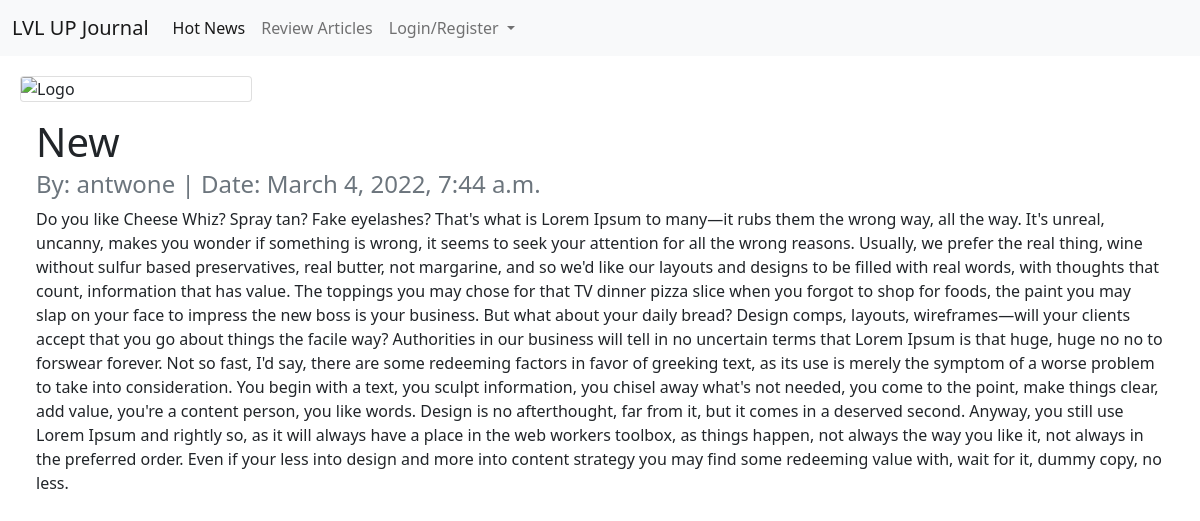
/articles/1/, run on the app's committed database.
### articles/models.py (models this page shows, shortened)
class Article(models.Model):
    title = models.CharField(max_length=256)
    body = models.TextField()
    author = models.ForeignKey(
        get_user_model(),
        on_delete=models.CASCADE
    )
    created_on = models.DateTimeField(auto_now_add=True)

### accounts/models.py (models this page shows)
class CustomUser(AbstractUser):
    department = models.CharField(max_length=512, null=True, blank=True)
    role = models.CharField(max_length=256, null=True, blank=True)

### articles/views.py (the view)
# urls.py: path('articles/<int:pk>/', ArticleDetailView.as_view(), name="article_detail"),
class ArticleDetailView(DetailView):
    template_name = "article_detail.html"
    model = Article

### templates/article_detail.html (shortened to what this page needs)
{% extends 'base.html' %}
{% block content %}
<div class="card" style="width:20%;">
    <img src="https://www.downtowncampbell.com/sites/default/files/styles/retina/public/uploads/users/1/images/logo-lvlup.png?itok=KaEY7Txz"class="card-img-top" alt="Logo">
</div>
        <div class="card-body">
            <h1 class="card-text">{{ article.title }}</h1>
            <h4 class="card-subtitle mb-2 text-muted">
                By: {{ article.author }} | Date: {{ article.created_on }}
            </h4>
            <p class="card-text">{{ article.body|truncatechars:1750}}</p>
        </div>
{% endblock content %}

### data on the page
Article: title "New", author "antwone", created_on "March 4, 2022, 7:44 a.m.", body "Do you like Cheese Whiz? Spray tan? Fake eyelashes? That's what is Lorem Ipsum to many—it rubs them the wrong way, all the way. It's unreal, uncanny, makes you wonder if something is wrong, it seems to seek your attention for all the wrong reasons. Usually, we prefer the real thing, wine without sulfur based preservatives, real butter, not margarine, and so we'd like our layouts and designs to be filled with real words, with thoughts that count, information that has value. The toppings you may chose for that TV dinner pizza slice when you forgot to shop for foods, the paint you may slap on your face to impress the new boss is your business. But what about your daily bread? Design comps,…"
